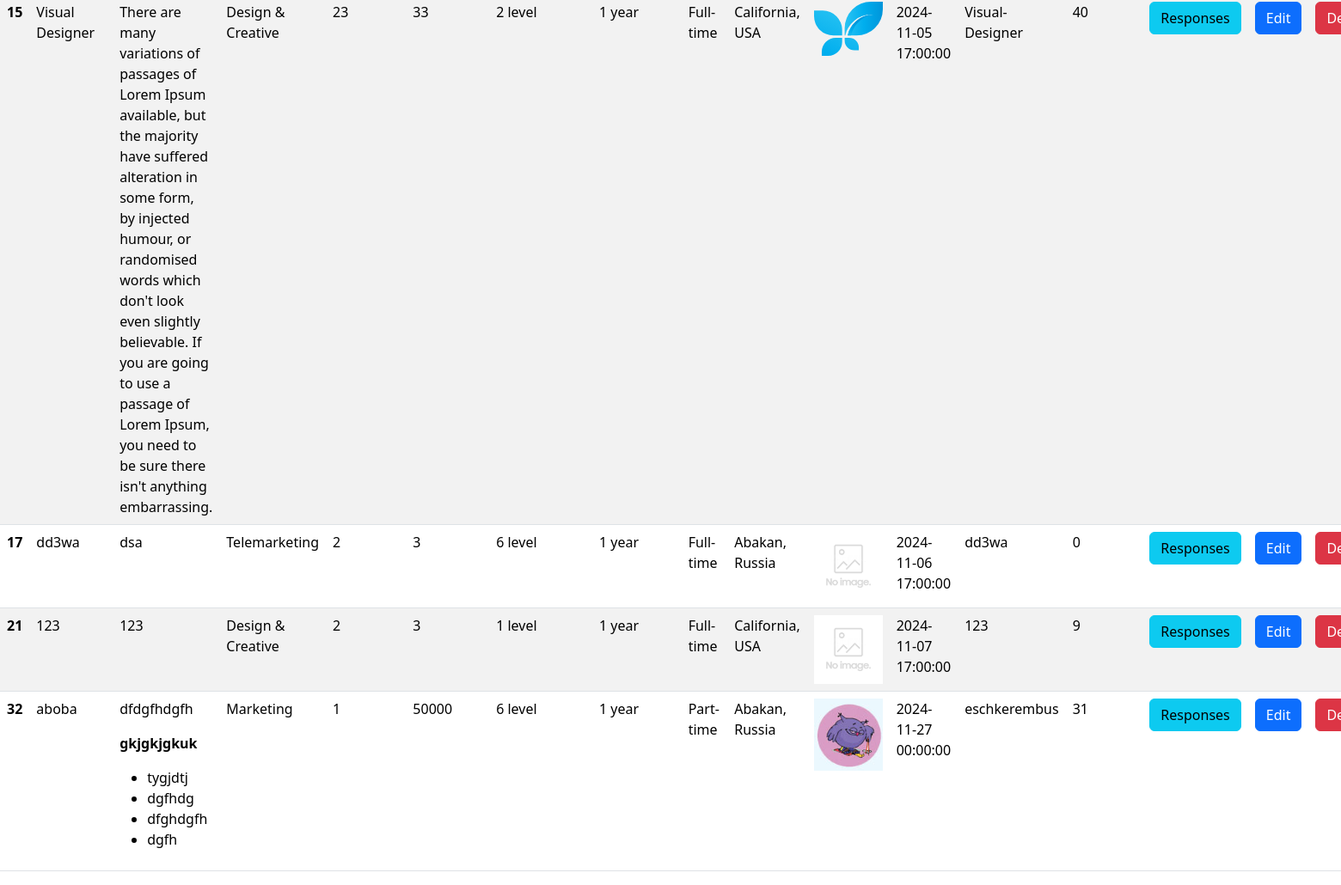
Before: /companies/jobs/index.php (signed in, lower part) with the older database file.
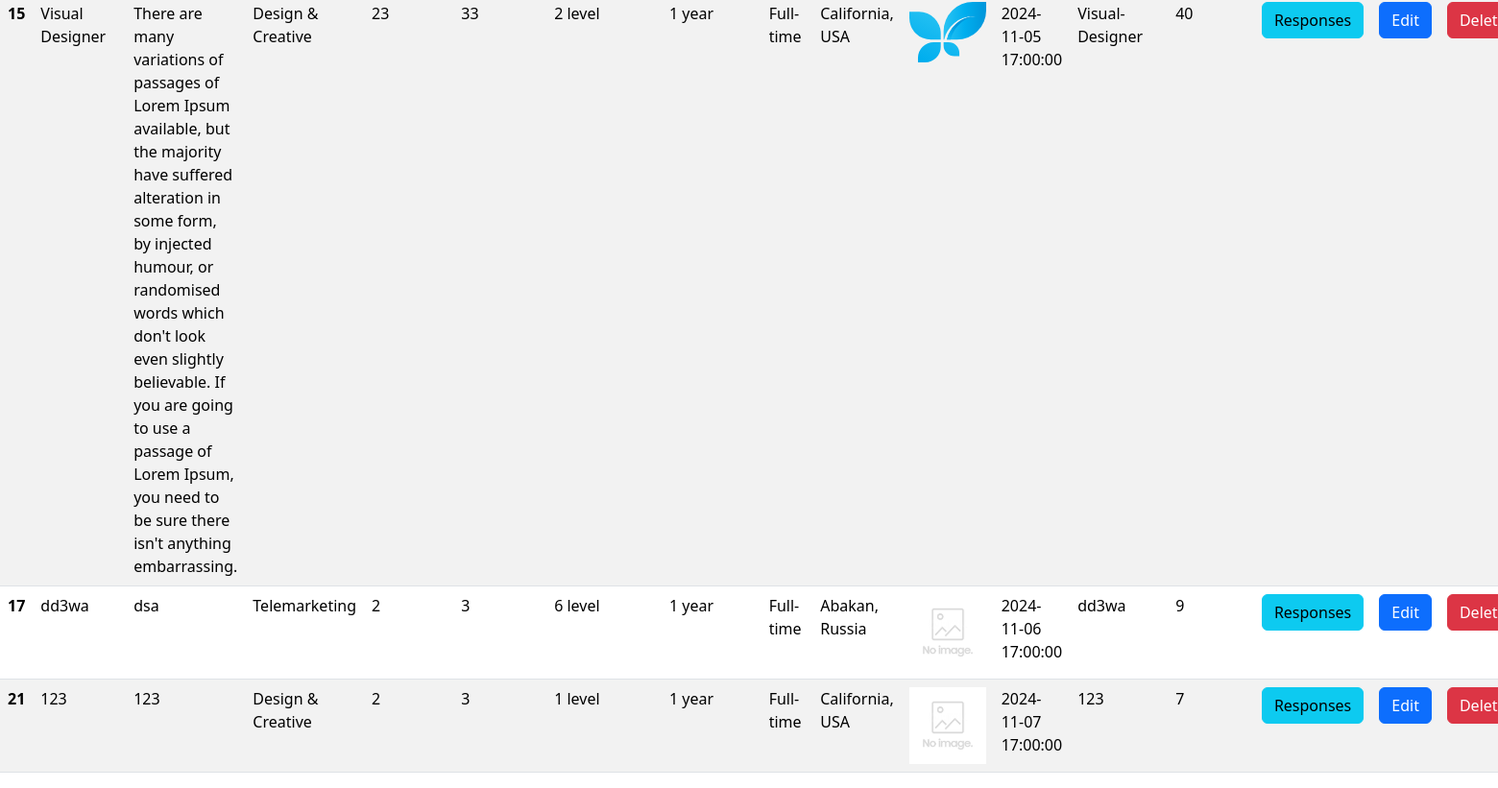
After: the same page with the newer database file.
### tables this page shows
CREATE TABLE `jobs` (
  `id` int NOT NULL,
  `name` varchar(255) NOT NULL,
  `description` text NOT NULL,
  `category_id` int NOT NULL,
  `min_salary` int NOT NULL,
  `max_salary` int NOT NULL,
  `qualification_id` int NOT NULL,
  `experience_id` int NOT NULL,
  `job_type_id` int NOT NULL,
  `location_id` int NOT NULL,
  `image` varchar(255) DEFAULT NULL,
  `date` timestamp NOT NULL DEFAULT CURRENT_TIMESTAMP,
  `slug` varchar(255) NOT NULL,
  `company_id` int NOT NULL,
  `available_position` int UNSIGNED NOT NULL DEFAULT '0'
);

CREATE TABLE `categories` (
  `id` int NOT NULL,
  `name` varchar(255) NOT NULL,
  `is_popular` tinyint(1) NOT NULL DEFAULT '0'
);

CREATE TABLE `qualifications` (
  `id` int NOT NULL,
  `level` int NOT NULL
);

CREATE TABLE `experiences` (
  `id` int NOT NULL,
  `name` varchar(255) NOT NULL
);

CREATE TABLE `job_types` (
  `id` int NOT NULL,
  `name` varchar(255) NOT NULL
);

CREATE TABLE `locations` (
  `id` int NOT NULL,
  `name` varchar(255) NOT NULL
);

### companies/jobs/index.php (the view, shortened to what this page needs)
<?php
$pdo = require_once $_SERVER['DOCUMENT_ROOT'] . '/db.php';
$jobs = $pdo->query("SELECT jobs.*, categories.name AS category, qualifications.level AS qualification, experiences.name AS experience,
job_types.name AS job_type, locations.name AS location
FROM jobs
JOIN categories ON jobs.category_id = categories.id
JOIN qualifications ON jobs.qualification_id = qualifications.id
JOIN experiences ON jobs.experience_id = experiences.id
JOIN job_types ON jobs.job_type_id = job_types.id
JOIN locations ON jobs.location_id = locations.id
WHERE company_id = {$_SESSION['company_id']}")->fetchAll();
include $_SERVER['DOCUMENT_ROOT'] . '/layouts/header_bootstrap.php';
?>
<?php if ($jobs): ?>
    <table class="table table-striped mt-3">
        <tbody>
        <?php foreach ($jobs as $job): ?>
            <tr>
                <th scope="row"><?= $job['id'] ?></th>
                <td><?= $job['name'] ?></td>
                <td><?= $job['description'] ?></td>
                <td><?= $job['category'] ?></td>
                <td><?= $job['min_salary'] ?></td>
                <td><?= $job['max_salary'] ?></td>
                <td><?= $job['qualification'] ?> level</td>
                <td><?= $job['experience'] ?></td>
                <td><?= $job['job_type'] ?></td>
                <td><?= $job['location'] ?></td>
                <td><img src="<?= $job['image'] ?? '/img/no_image.jpg' ?>" alt="" width="80"></td>
                <td><?= $job['date'] ?></td>
                <td><?= $job['slug'] ?></td>
                <td><?= $job['available_position'] ?></td>
                <td><a href="/companies/jobs/responses/?id=<?= $job['id'] ?>" class="btn btn-info">Responses</a></td>
                <td><a href="/companies/jobs/edit.php?id=<?= $job['id'] ?>" class="btn btn-primary">Edit</a></td>
                <td><a href="/companies/jobs/actions/delete.php?id=<?= $job['id'] ?>" class="btn btn-danger">Delete</a>
                </td>
            </tr>
        <?php endforeach; ?>
        </tbody>
    </table>
<?php else: ?>
    <p style="margin-top: 15px;">You don't have any vacancies yet :(</p>
<?php endif; ?>
<?php
include $_SERVER['DOCUMENT_ROOT'] . '/layouts/footer_bootstrap.php';
?>

### layouts/header_bootstrap.php (shortened to what this page needs)
<!doctype html>
<html lang="en">
<head>
    <link href="https://cdn.jsdelivr.net/npm/bootstrap@5.3.3/dist/css/bootstrap.min.css" rel="stylesheet"
>
    <link rel="stylesheet" href="https://cdn.jsdelivr.net/npm/bootstrap-icons@1.11.3/font/bootstrap-icons.min.css">
</head>
<body>

### layouts/footer_bootstrap.php (shortened to what this page needs)
</body>
</html>

Changed rows visible on the page:
removed jobs: id "32", name "aboba", description "dfdgfhdgfh gkjgkjgkuk tygjdtj dgfhdg dfghdgfh dgfh", category.name "Marketing", min_salary "1", max_salary "50000", qualification.level "6", experience.name "1 year", job_type.name "Part-time", location.name "Abakan, Russia", image (picture), date "2024-11-27 00:00:00", slug "eschkerembus", available_position "31"
changed jobs "dd3wa": description "dsa" → "<p>dsa</p>\r\n" (drawn); available_position "0" → "9"
changed jobs id 21: available_position "9" → "7"
